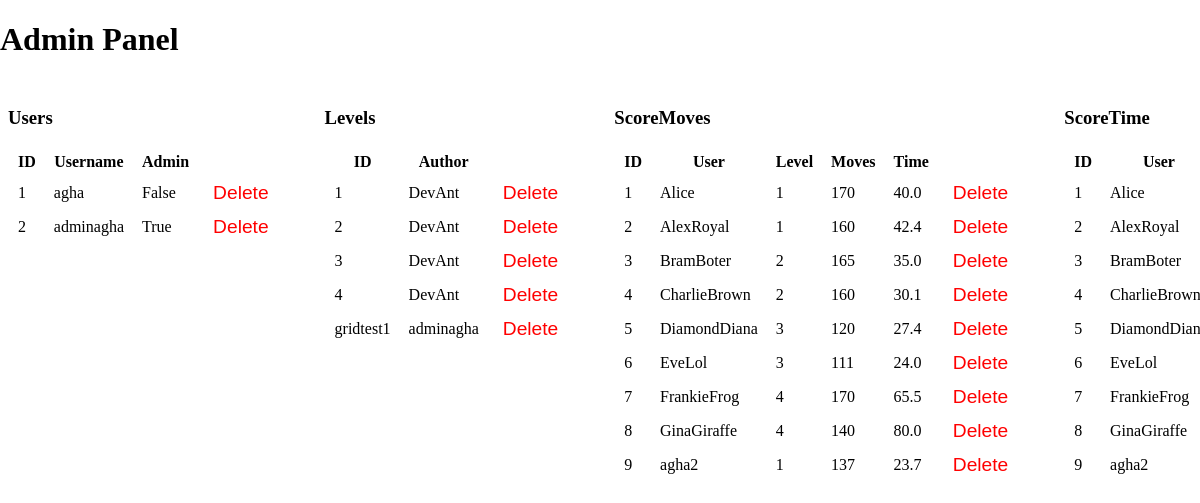
The app's page /admin (signed in), older data.
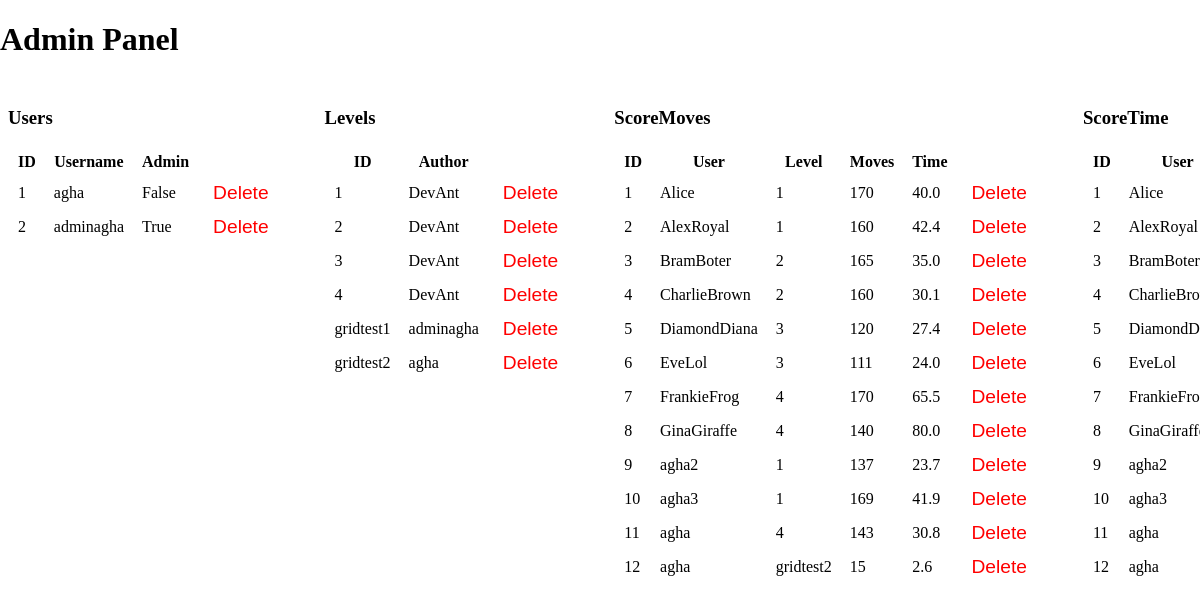
The same page, newer data.
### server.py (models this page shows, shortened)
class User(db.Model, UserMixin):
    user_id = db.Column(db.Integer, primary_key=True)
    username = db.Column(db.String(20), unique=True, nullable=False)
    password = db.Column(db.String(60), nullable=False)
    is_admin = db.Column(db.Boolean, default=False) # This ensures new users are not admins

class Levels(db.Model):
    level_id = db.Column(db.String(30), primary_key=True) # 1 to 4 for the base levels, normal names for custom levels
    author = db.Column(db.String(20), nullable=False)
    json_config = db.Column(db.Text, nullable=False)

class ScoreMoves(db.Model):
    score_id = db.Column(db.Integer, primary_key=True)
    username = db.Column(db.String(20), nullable=False)
    level = db.Column(db.String(30), nullable=False)
    moves = db.Column(db.Integer, nullable=False)
    time_taken = db.Column(db.Float, nullable=False)
    __table_args__ = (
        db.UniqueConstraint('username', 'level', name='unique_username_level'),
    )

class ScoreTime(db.Model):
    score_id = db.Column(db.Integer, primary_key=True)
    username = db.Column(db.String(20), nullable=False)
    level = db.Column(db.String(30), nullable=False)
    moves = db.Column(db.Integer, nullable=False)
    time_taken = db.Column(db.Float, nullable=False)
    __table_args__ = (
        db.UniqueConstraint('username', 'level', name='unique_username_level'),
    )

### server.py (the view)
@app.route('/admin')
@login_required
def admin():
    if not current_user.is_admin:
        return "Access denied"
    users = User.query.all()
    levels = Levels.query.all()
    score_moves = ScoreMoves.query.all()
    score_time = ScoreTime.query.all()
    return render_template('admin.html', users=users, levels=levels, score_moves=score_moves, score_time=score_time)

### server.py (called while the page is built)
@login_manager.user_loader
def load_user(user_id):
    return User.query.get(int(user_id))

### templates/admin.html (shortened to what this page needs)
<!DOCTYPE html>
<html lang="en">
<head>
    <link rel="stylesheet" href="{{ url_for('static', filename='css/styleadmin.css') }}">
</head>
<body>
    <h1>Admin Panel</h1>
    <div class="admin-tables">
        <div class="admin-table">
            <h3>Users</h3>
            <table>
                <tr><th>ID</th><th>Username</th><th>Admin</th></tr>
                {% for user in users %}
                <tr>
                    <td>{{ user.user_id }}</td>
                    <td>{{ user.username }}</td>
                    <td>{{ user.is_admin }}</td>
                    <td>
                        <form method="post" action="{{ url_for('delete_user', user_id=user.user_id) }}">
                            <button class="delete-btn" type="submit">Delete</button>
                        </form>
                    </td>
                </tr>
                {% endfor %}
            </table>
        </div>
        <div class="admin-table">
            <h3>Levels</h3>
            <table>
                <tr><th>ID</th><th>Author</th></tr>
                {% for level in levels %}
                <tr>
                    <td>{{ level.level_id }}</td>
                    <td>{{ level.author }}</td>
                    <td>
                        <form method="post" action="{{ url_for('delete_level', level_id=level.level_id) }}">
                            <button class="delete-btn" type="submit">Delete</button>
                        </form>
                    </td>
                </tr>
                {% endfor %}
            </table>
        </div>
        <div class="admin-table">
            <h3>ScoreMoves</h3>
            <table>
                <tr><th>ID</th><th>User</th><th>Level</th><th>Moves</th><th>Time</th></tr>
                {% for score in score_moves %}
                <tr>
                    <td>{{ score.score_id }}</td>
                    <td>{{ score.username }}</td>
                    <td>{{ score.level }}</td>
                    <td>{{ score.moves }}</td>
                    <td>{{ score.time_taken }}</td>
                    <td>
                        <form method="post" action="{{ url_for('delete_score_moves', score_id=score.score_id) }}">
                            <button class="delete-btn" type="submit">Delete</button>
                        </form>
                    </td>
                </tr>
                {% endfor %}
            </table>
        </div>
        <div class="admin-table">
            <h3>ScoreTime</h3>
            <table>
                <tr><th>ID</th><th>User</th><th>Level</th><th>Moves</th><th>Time</th></tr>
                {% for score in score_time %}
                <tr>
                    <td>{{ score.score_id }}</td>
                    <td>{{ score.username }}</td>
                </tr>
                {% endfor %}
            </table>
        </div>
    </div>
</body>
</html>

### static/css/styleadmin.css (style rules this page uses)
html, body { margin: 0; padding-bottom: 200px; overflow: auto; height: 100%; }
.admin-tables { display: flex; gap: 24px; }
.admin-table { border: 1px; padding: 8px; }
.admin-table th { padding: 4px 8px; }
.admin-table td { padding: 4px 8px; }
.delete-btn { color: red; cursor: pointer; border: none; background: none; font-size: 1.2em; }

Row changes from the older to the newer data that the page shows:
added Levels: level_id "gridtest2", author "agha"
added ScoreMoves: score_id "10", username "agha3", level "1", moves "169", time_taken "41.9"
added ScoreMoves: score_id "11", username "agha", level "4", moves "143", time_taken "30.8"
added ScoreMoves: score_id "12", username "agha", level "gridtest2", moves "15", time_taken "2.6"
added ScoreTime: score_id "10", username "agha3"
added ScoreTime: score_id "11", username "agha"
added ScoreTime: score_id "12", username "agha"
